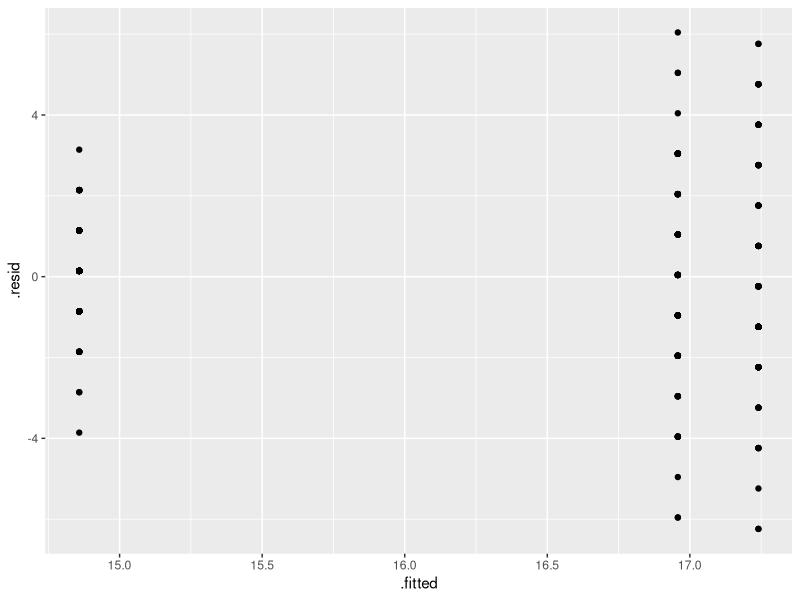
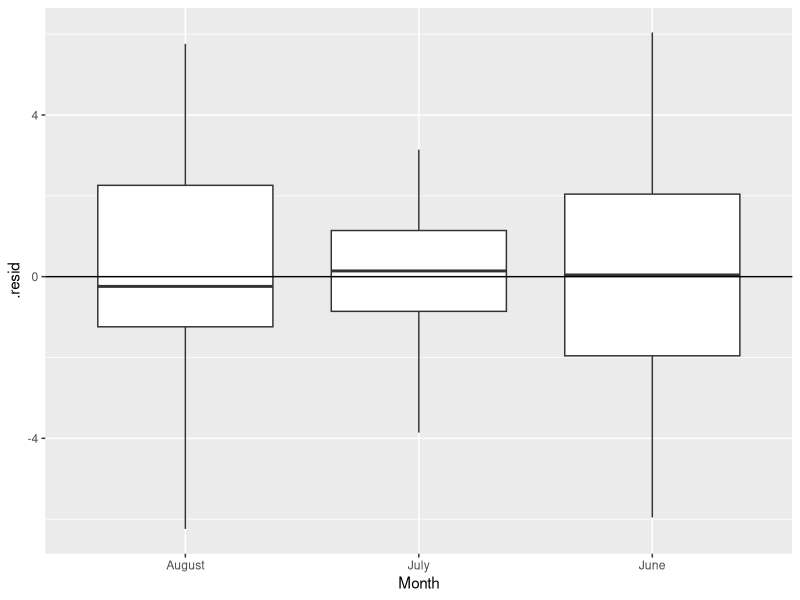
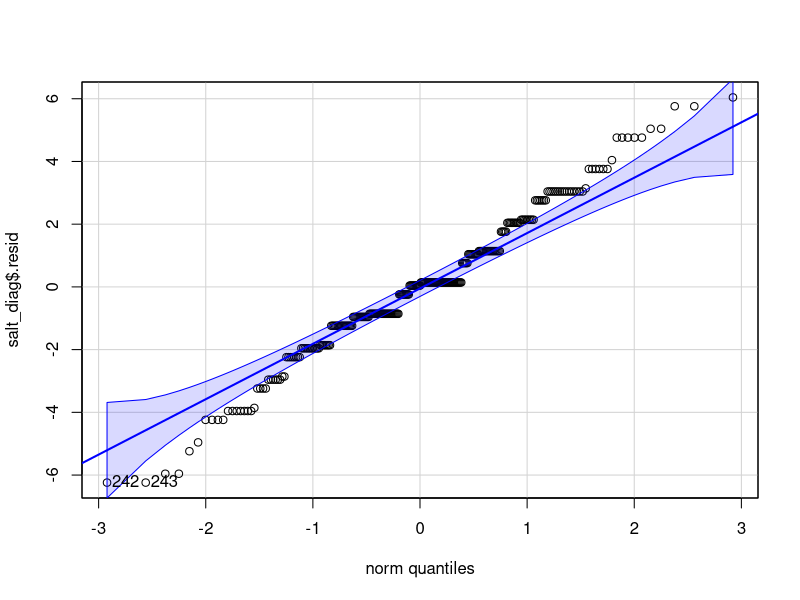
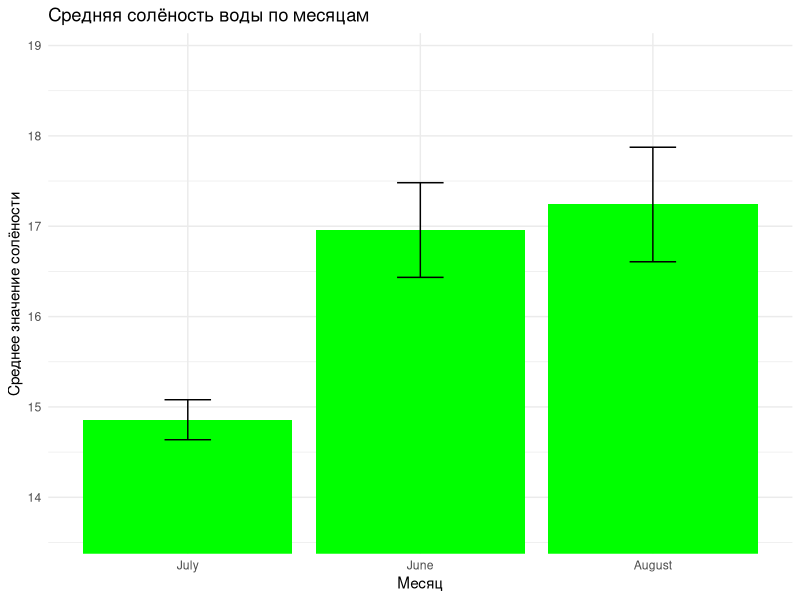

Generate these figures, in order, with R:
##Однофакторный дисперсионный анализ
##Анализ солености (вариант 1)
library(readxl)
#Прочитаем данные из файла и посмотрим их структуру
salt <- read_excel("hydrology_2022.xls")
head(salt)
str(salt)
#Преобразуем данные в столбцах Month в фактор, а в столбце S в числовые
salt$Month <- factor(salt$Month)
salt$S <- as.numeric(salt$S)
#Проверим что все получилось и посмотрим есть ли na в столбце S
str(salt)
colSums(is.na(salt))
#na есть, удалим их и проверим что строки удалились
salt_clean <- salt[!is.na(salt$S), ]
str(salt_clean)


#Проведем дисперсионный анализ солености воды в летние месяцы
salt_anova <- aov(S ~ Month, data = salt_clean)
summary(salt_anova)
#Результаты анализа показывают, что соленость воды отличается в каждый из месяцев, P=3.19e-14 < 0,01

#Анализ остатков
library(ggplot2)
salt_diag <- fortify(salt_anova)
ggplot(data = salt_diag, aes(x = .fitted, y = .resid)) + 
  geom_point()
#график рассеяния остатков показывает отсутствие признаков гетероскедастичности
ggplot(data = salt_diag, aes(x = Month, y = .resid)) + geom_boxplot() + geom_hline(yintercept = 0)
#Остатки в пределах двух стандартных отклонений, средние близки к 0
library(car)
qqPlot(salt_diag$.resid)
#Остатки не подчиняются нормальному распределению, один из путей решения проблемы - логарифмическое преобразование переменной

#Проведем попарные сравнения средних с помощью теста Тьюки
salt_Tuk <- TukeyHSD(salt_anova)
salt_Tuk
#Попарное сравнение показывает различия в соленности в парах Июль-август и Июнь-Июль, а в паре Июнь-Август различий нет


#Визуализация данных
library(dplyr)
# Преобразование исходных данных и подготовка
mean_data <- salt_clean %>%
  group_by(Month) %>%
  summarise(mean_S = mean(S),
            lower_ci = mean_S - qt(0.975, df=n()-1)*sd(S)/sqrt(n()),
            upper_ci = mean_S + qt(0.975, df=n()-1)*sd(S)/sqrt(n()))

# Графическое представление
ggplot(mean_data, aes(x = reorder(Month, mean_S), y = mean_S)) +
  geom_bar(stat="identity", fill="green") + 
  geom_errorbar(aes(ymin = lower_ci, ymax = upper_ci), width=.2) + 
  labs(title = "Средняя солёность воды по месяцам",
       x = "Месяц",
       y = "Среднее значение солёности") +
  theme_minimal() +
  coord_cartesian(ylim=c(min(mean_data$lower_ci)-1, max(mean_data$upper_ci)+1))
#На графике видно что среднее значение солености в июле гораздо ниже чем в июне и августе, а июнь и август между собой практически не отличаются

